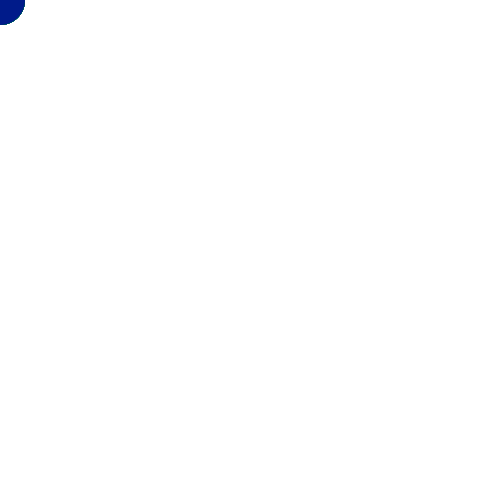
Frame 1 (no input)
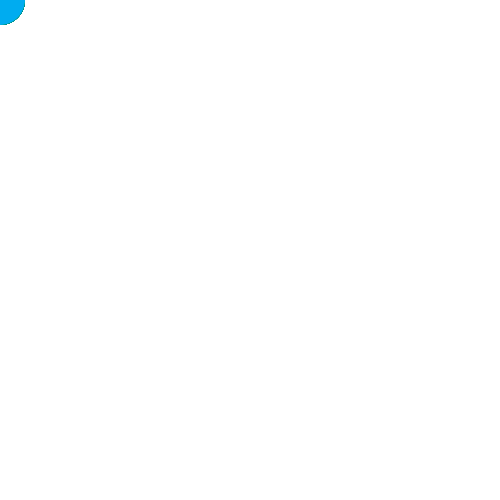
Frame 60 (the mouse pressed at the canvas centre just before this capture)
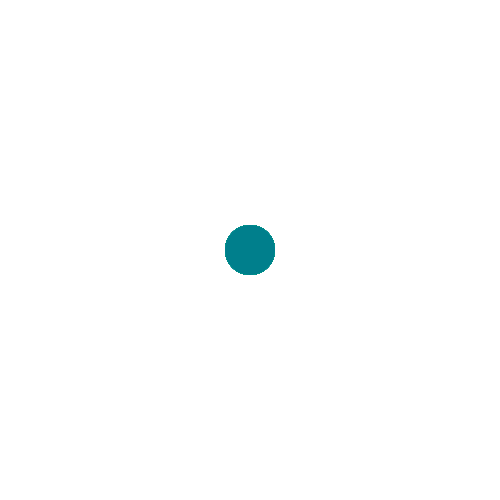
Frame 120 (the mouse held since frame 60 and released just before this capture)

The Processing sketch that drew these frames (run headless with seeded random() and noise(); from frame 60 on, the mouse is pressed at the canvas centre):

// Processing sketch: arrayShifting
// ── arrayShifting.pde
int numPos = 50; 
int [] xPos= new int[numPos]; 
int [] yPos= new int [numPos]; 

void setup() {

  size(500,500); 
  smooth(); 
  noStroke(); 
  
  
  
  for (int i= 0; i<numPos; i++) {
     xPos[i] = 0;
     yPos[i] = 0;
     
    
  }
}

void draw() {
  background(255); 
  //shifts the array values
  for (int i = 0; i< numPos-1; i++) {
    xPos[i]= xPos[i+1]; 
    yPos[i]= yPos[i+1]; 
  }
   //nav for cirlces to follow mouse
   xPos[numPos-1] = mouseX; 
   yPos[numPos-1] = mouseY; 
   
   for( int i= 0; i< numPos; i++) {
     fill(0, random(255), random(255));  
     ellipse(xPos[i], yPos[i], 50, 50); 
    
  }

}
